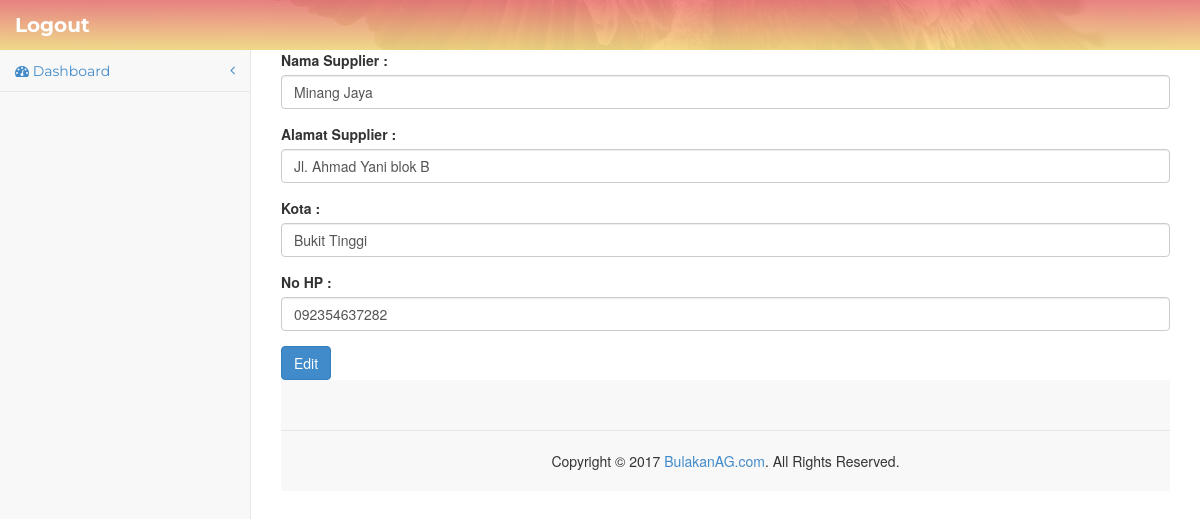
/Supplier/update/1, run on the app's committed database.
### tables this page shows
CREATE TABLE `supplier` (
  `id_supplier` int(100) NOT NULL,
  `nama_toko` varchar(300) NOT NULL,
  `alamat_toko` varchar(300) NOT NULL,
  `kota` varchar(300) NOT NULL,
  `no_hp` varchar(50) NOT NULL
);

### application/controllers/Supplier.php (called while the page is built, shortened)
<?php
class Supplier extends CI_Controller
{
	function __construct()
	{
		$this->load->model('Supplier_model');
	}
	function update($id)
	{
		$supplier = $this->Supplier_model->ambil_data_id($id);
		$data = array(
			'aksi' 			=> site_url('Supplier/update_aksi'),
			'nama_toko' 	=> set_value('nama_toko',$supplier->nama_toko),
			'alamat_toko' 		=> set_value('alamat_toko',$supplier->alamat_toko),
			'kota' 			=> set_value('kota',$supplier->kota),
			'no_hp' 		=> set_value('no_hp',$supplier->no_hp),
			'id_supplier' 	=> set_value('id_supplier',$supplier->id_supplier),
			'button' 		=> 'Edit'
			);
		$this->load->view('Supplier/Supplier_form',$data);
	}
}
 ?>

### index.php (called while the page is built, shortened)
<?php
require_once BASEPATH.'core/CodeIgniter.php';

### application/models/Supplier_model.php (called while the page is built, shortened)
<?php
class Supplier_model extends CI_Model
{
	public $nama_tabel	= 'supplier';
	public $id			= 'id_supplier';
	function ambil_data_id($id)
	{
		$this->db->where($this->id,$id);
		return $this->db->get($this->nama_tabel)->row();
	}
}
 ?>

### application/views/Supplier/Supplier_form.php (the view, shortened to what this page needs)
<form action="<?php echo $aksi; ?>" method="POST">
	<div class="form-group">
		<label>Nama Supplier : </label>
		<input type="text" name="nama_toko" class="form-control" placeholder="Inputkan Nama"
		required value="<?php echo $nama_toko; ?>">
	</div>
	<div class="form-group">
		<label>Alamat Supplier : </label>
		<input type="text" name="alamat_toko" class="form-control" placeholder="Inputkan Alamat"
		required value="<?php echo $alamat_toko; ?>">
	</div>
	<div class="form-group">
		<label>Kota : </label>
		<input type="text" name="kota" class="form-control" placeholder="Inputkan Kota"
		required value="<?php echo $kota; ?>">
	</div>
	<div class="form-group">
		<label>No HP : </label>
		<input type="text" name="no_hp" class="form-control" placeholder="Inputkan No Hp"
		required value="<?php echo $no_hp; ?>">
	</div>
	<button class="btn btn-primary" type="submit"><?php echo $button; ?></button>
</form>

### assets/css/template.css (style rules this page uses)
html, body { line-height: 1.7; margin: 0; padding: 0; }
body { color: #999; font-size: 13px; font-weight: 400; overflow-x: hidden; position: relative; font-family: 'Roboto', sans-serif; }
ul, ul li, ol, ol li, p, form, input { margin: 0; padding: 0; }

### assets/css/sb-admin-2.css (style rules this page uses)
body { background-color: #f8f8f8; }

### data on the page
supplier: nama_toko "Minang Jaya", alamat_toko "Jl. Ahmad Yani blok B", kota "Bukit Tinggi", no_hp "092354637282"

### other printed values
$button "Edit"
